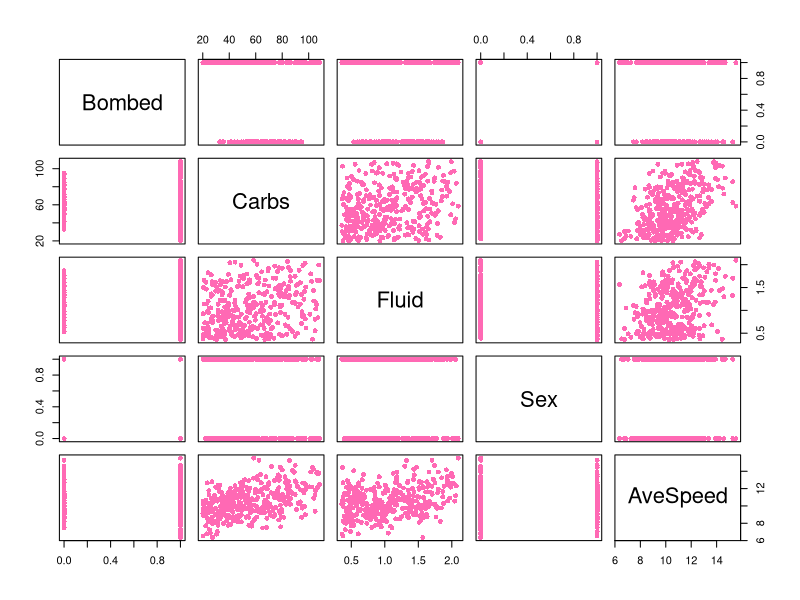
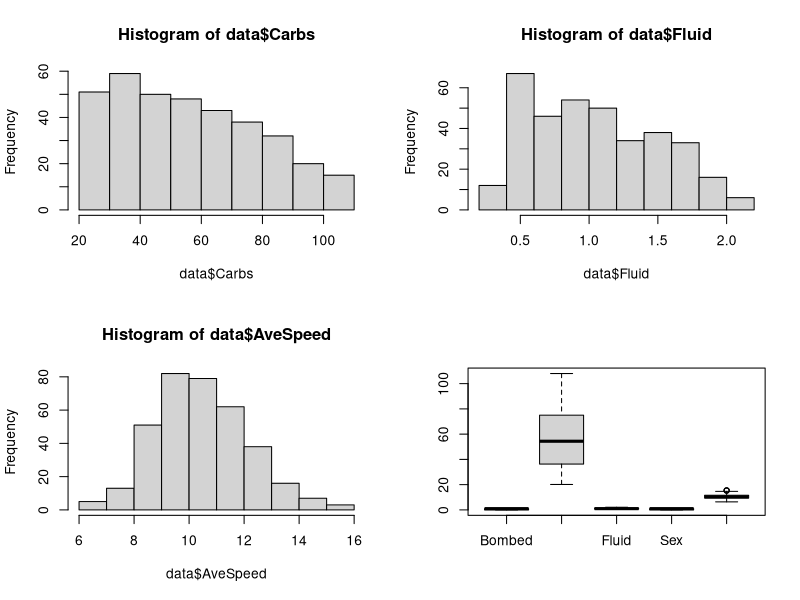

Write the R code that produced these figures, in order.
rm(list=ls())
library(Matrix)
# EDA
data = as.data.frame(read.table("HittingTheWall_2026.txt", header=TRUE))
head(data)
summary(data)
# First we check for correlations
pairs(Bombed ~ . , data=data, pch=16, col="hotpink")

# Then we check for distribution of the data
par(mfrow=c(2,2))
hist(data$Carbs)
hist(data$Fluid)
hist(data$AveSpeed)
boxplot(data)
# From the summary and the boxplot, we see that the features have ranges that vary greatly.
# This is bad for neural networks. We must thus standardise the data to make sure no variables
# Dominate
data_scaled = as.data.frame(scale(data))
summary(data_scaled)
par(mfrow = c(1, 1))

softmax = function(Z_l){
  # This fucntion takes in a q x N matrix, with z vector for each observation as columns
  # Outputs a q x N probability matrix
  
  # We first calculatethe max value for each column
  z_max = apply(Z_l, 2, max)
  # turn the max matrix into a diagonal matrix
  Z_max = diag(z_max)
  # Apply exp to both Z_max and Z_l and then calculate exp(z_l - z_max) product
  expZ_max = -exp(Z_max)
  expZ_l = exp(Z_l)
  expDiff = expZ_l %*% expZ_max
  
  # Get the denominators for softmax
  Denominator = diag(1/colSums(expDiff))
  
  S = expDiff %*% Denominator
  return(S)
}
Xu = cbind(data_scaled$AveSpeed, data_scaled$Sex)
Xv = cbind(data_scaled$Carbs, data_scaled$Fluid)

# We should not scale the response variable
Y = cbind(data$Bombed)

sig = function(A){
  return(tanh(A))
}
sig_out = function(a){
  return (1/(1+exp(-a)))
}

obj = function(Y, Y_hat){
  epsilon = 1e-8 # to prevent log(0)
  Y_hat = pmax(pmin(Y_hat, 1-epsilon),epsilon)
  return (sum(-(Y * log(t(Y_hat)) + (1-Y) * log(t(1-Y_hat)))))
}

neural_net = function(Xu, Xv, m, theta, Y, nu){
  pu = dim(Xu)[2]
  pv = dim(Xv)[2]
  N = dim(Y)[1]
  X = cbind(Xu, Xv)
  # 2m part
  
  index = 1:(m*pu)
  W1u = matrix(theta[index], pu, m)

  index = max(index) + 1:(pv*m)
  W1v = matrix(theta[index], pv, m)

  W1 = as.matrix(bdiag(W1u, W1v))

  # 2 layer
  index = max(index)+1:(2*m*2) 
  W2 = matrix(theta[index], 2 * m, 2)

  
  index = max(index)+1:2
  W3 = matrix(theta[index], 2, 1)

  index = max(index) + 1:(m)
  b1u = matrix(theta[index], m, 1)
  index = max(index) + 1:(m)
  b1v = matrix(theta[index], m, 1)
  b1 = rbind(b1u, b1v)
  
  index = max(index) + 1:2
  b2 = matrix(theta[index], 2, 1)
  index = max(index) + 1:1
  b3 = matrix(theta[index], 1, 1)
  
  ones = matrix(1, N, 1)
  A0 = as.matrix(t(X))
  A1 = sig(t(W1) %*% A0 + b1 %*% t(ones))
  A2 = sig(t(W2) %*% A1 + b2 %*% t(ones))
  z_out = t(W3) %*% A2 + b3 %*% t(ones)
  # Since this is a classification problem, we use logistic equation
  Y_hat = sig_out(z_out)
  pred = ifelse(Y_hat >= 0.5, 1, 0)
  E = obj(Y, Y_hat)/N + (nu /N) * (sum(W1^2) + sum(W2^2) + sum(W3^2))
  
  return(list(A1=A1, A2=A2, E=E))
}

set.seed(2026)
m = 4
N = dim(Y)[1]
train_indices = sample(1:N, size=round(0.8*N))

Xtrain_u = Xu[train_indices,]
Xtrain_v = Xv[train_indices,]
Ytrain = as.matrix(Y[train_indices])

Xvalid_u = Xu[-train_indices,]
Xvalid_v = Xv[-train_indices,]
Yvalid = as.matrix(Y[-train_indices])

pu = dim(Xu)[2]
pv = dim(Xv)[2]
nparams = (pu * m) + (pv * m) + 2 * m  + 2 * m * 2 + 2 + 2 + 1
theta = runif(nparams, -1, 1)

# Wrapper function to train NN with nlm
obj_train = function(theta_init) {
  result = neural_net(Xtrain_u, Xtrain_v, 4, theta_init, Ytrain, 0.05)
  return(result$E)
}


nlm(obj_train, theta)
